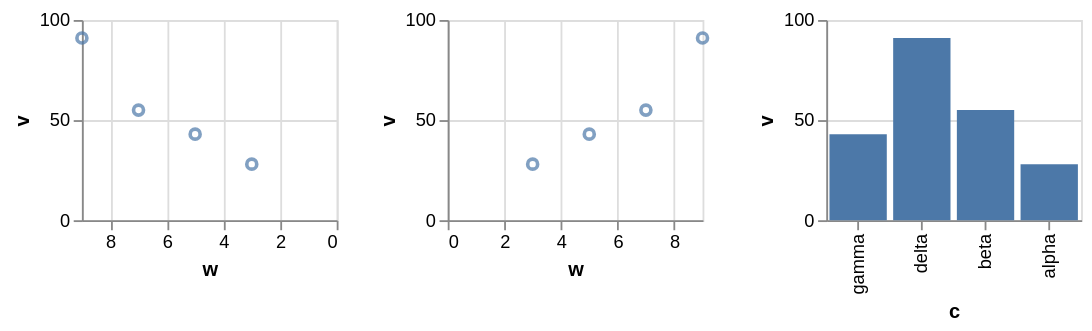

Here is the Vega-Lite specification saved for this chart:
### Vega-Lite specification from a JSON file in a GitHub repository (floating-point values rounded to 4 significant figures)
{"$schema": "https://vega.github.io/schema/vega-lite/v6.json", "description": "The same `config.scale.xReverse` again, written as an expression rather than as a flag, because the branch that inverts it has to invert an expression as an expression: `if (hasContinuousDomain(scaleType) && sort === 'descending') { if (isSignalRef(scaleConfig.xReverse)) { return {signal: `!${scaleConfig.xReverse.signal}`}; } else { return !scaleConfig.xReverse; } }`. A separate chart from the one that states the flag, since a document has one theme and this one names a parameter as its reading direction — which is the point of writing it this way, a control the reader can flip rather than a decision the author made. It arrives here already spelled Vega's way: `initConfig` runs `replaceExprRef` over `config.scale` as it reads it, so `{\"expr\": \"rtl\"}` is `{\"signal\": \"rtl\"}` long before a scale asks for it, and the negation is a string operation on the signal it carries. The first chart takes the parameter as it stands and its `x` reverses with it. The second sorts its `x` descending, so the sort has already turned that range round and the theme's answer is negated — `!rtl`, not `rtl`, which is a different chart the moment the parameter is false. The third is a band over categories, where the expression reaches a scale with no continuous domain at all and passes through unnegated, since the negation is about undoing a sort and a band's sort is done in its domain. The `y` scales are the rows that must not change: the chain is keyed on the channel named `x`, so nothing about a vertical axis depends on how the document is read.", "data": {"values": [{"c": "alpha", "v": 28, "w": 3}, {"c": "beta", "v": 55, "w": 7}, {"c": "gamma", "v": 43, "w": 5}, {"c": "delta", "v": 91, "w": 9}]}, "params": [{"name": "rtl", "value": true}], "hconcat": [{"width": 140, "height": 110, "mark": "point", "encoding": {"x": {"field": "w", "type": "quantitative"}, "y": {"field": "v", "type": "quantitative"}}}, {"width": 140, "height": 110, "mark": "point", "encoding": {"x": {"field": "w", "type": "quantitative", "sort": "descending"}, "y": {"field": "v", "type": "quantitative"}}}, {"width": 140, "height": 110, "mark": "bar", "encoding": {"x": {"field": "c", "type": "nominal"}, "y": {"field": "v", "type": "quantitative"}}}], "config": {"scale": {"xReverse": {"expr": "rtl"}}}}
